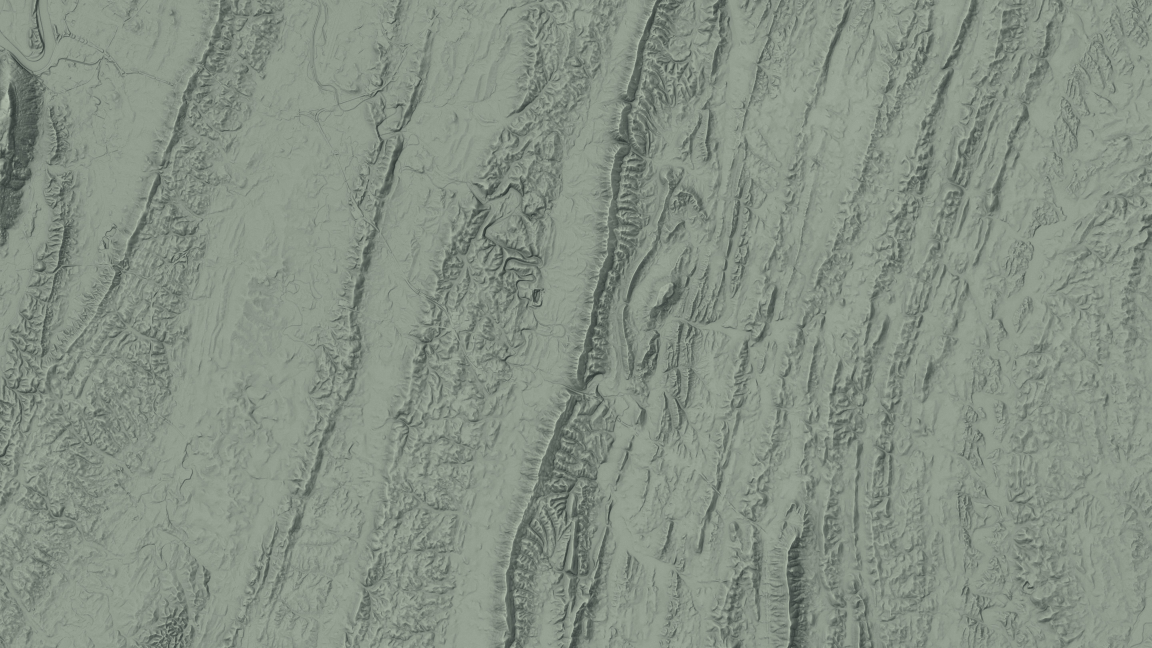
#> input picture cleburne/assets/ringgold_hd_lift_plain.jpg, 5760 x 3240 px, given in place of bg_th.png, which was not available (shown at 1/5 size)
$ python make_thumb_C_name.py out.png
#> lines starting #> are read from the running program, lines starting #| are printed output that depends on the picture
import numpy as np, sys
from PIL import Image, ImageDraw, ImageFont, ImageFilter, ImageEnhance
from scipy import ndimage
D='/tmp/claude-0/-home-user-battle-maps/425685c4-6657-5109-8b39-25dbef768324/scratchpad/fr/'
FONT='/home/user/battle-maps/cleburne/tools/oswald-latin-700-normal.ttf'
OUT=sys.argv[1]
W,H=1280,720
X0,Y0=260,195
# --- background: Tunnel Hill counterattack frame, warmed + brightened
bg=Image.open(D+'bg_th.png').convert('RGB').crop((X0,Y0,X0+1573,Y0+885)).resize((W,H),Image.LANCZOS)
a=np.asarray(bg).astype(np.float32)/255
lum=a.mean(2,keepdims=True)
warm=np.array([1.0,0.80,0.45])  # golden
mx=a.max(2,keepdims=True);mn=a.min(2,keepdims=True);sat=(mx-mn)/(mx+1e-3)
#> after `sat = (mx - mn) / (mx + 0.001)`:
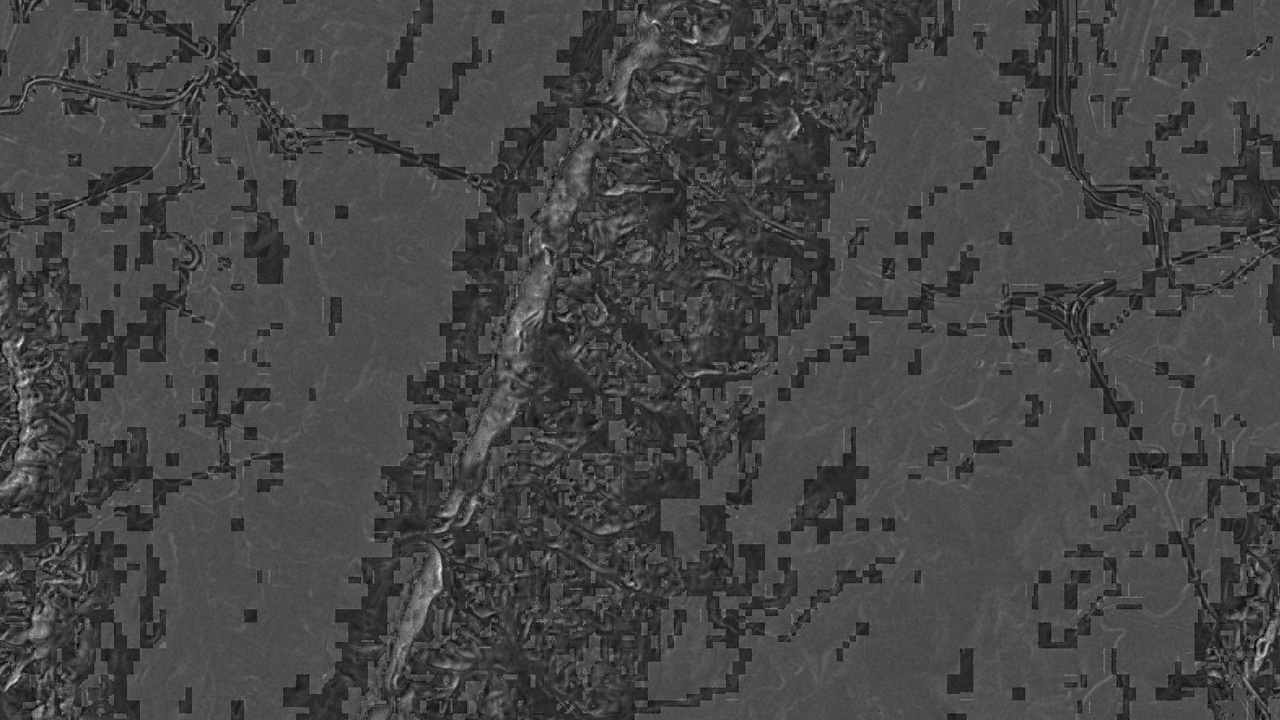
#> sat: shape (720, 1280, 1) float32; min 0.0548, max 0.169, mean 0.0861; drawn with min black and max white
k=np.clip(1.6-sat*3.2,0,1)*0.68   # tint only the dull ground, keep markers/arrows/rivers vivid
#> k: shape (720, 1280, 1) float32; every value is 0.68
a=(1-k)*a+k*(lum*warm*1.9)
a=np.clip((a-0.04)*1.25,0,1)
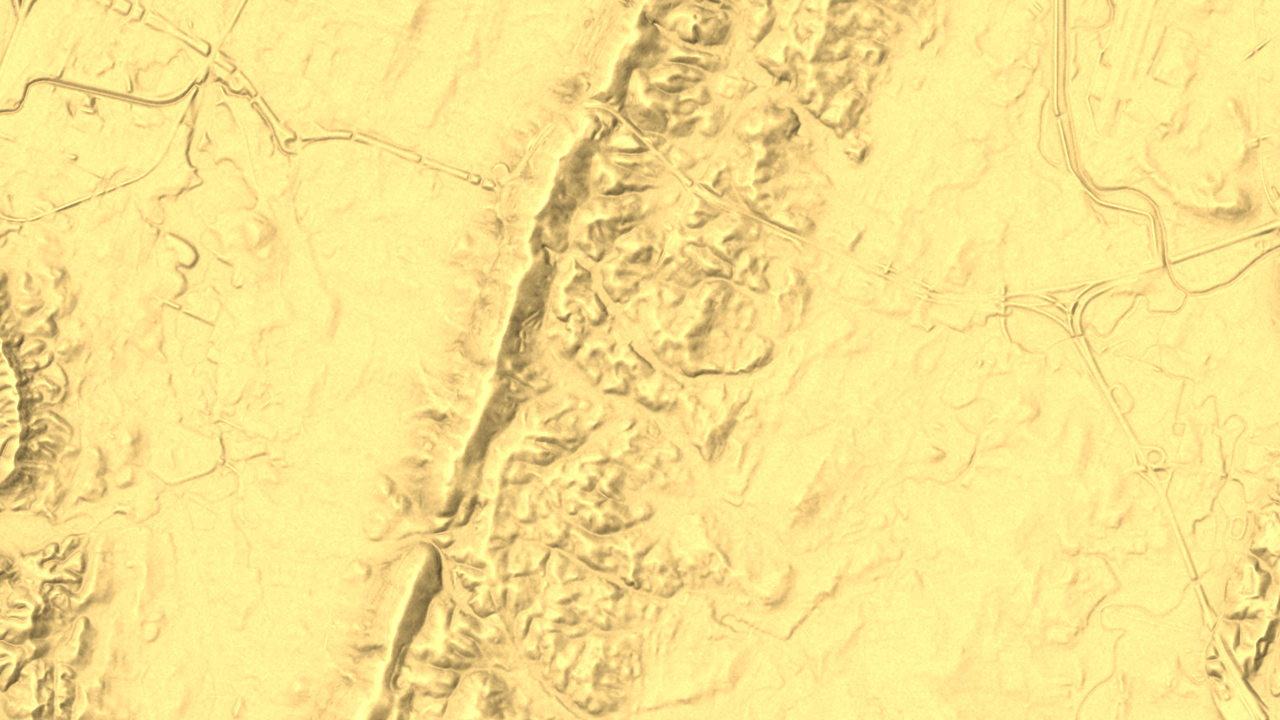
#> a: shape (720, 1280, 3) float64; mean R, G, B 0.975, 0.891, 0.561
# vignette light: brighter centre-left, darker edges
yy,xx=np.mgrid[0:H,0:W]
v=1-0.35*(((xx-470)/900)**2+((yy-330)/560)**2)
a=np.clip(a*v[...,None],0,1)
bg=Image.fromarray((a*255).astype(np.uint8))
bg=ImageEnhance.Contrast(bg).enhance(1.1)
# right side warm glow behind portrait
glow=Image.new('L',(W,H),0); gd=ImageDraw.Draw(glow); gd.ellipse((780,-40,1360,640),fill=200); glow=glow.filter(ImageFilter.GaussianBlur(90))
#> after `glow = Image.new('L', (W, H), 0)`: glow: PIL image 1280x720 L; every value is 0
#> after `glow = glow.filter(ImageFilter.GaussianBlur(90))`:
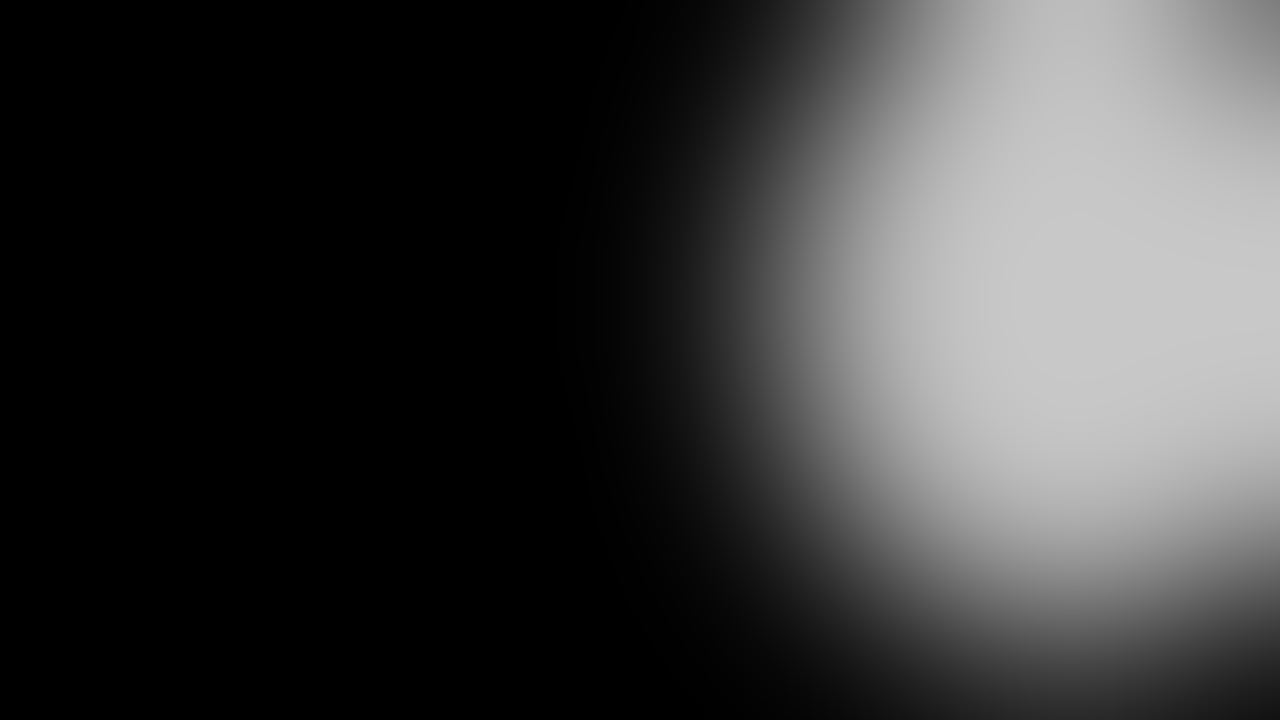
#> glow: PIL image 1280x720 L; min 0, max 200, mean 58.7
bg=Image.composite(Image.new('RGB',(W,H),(255,196,110)),bg,glow)
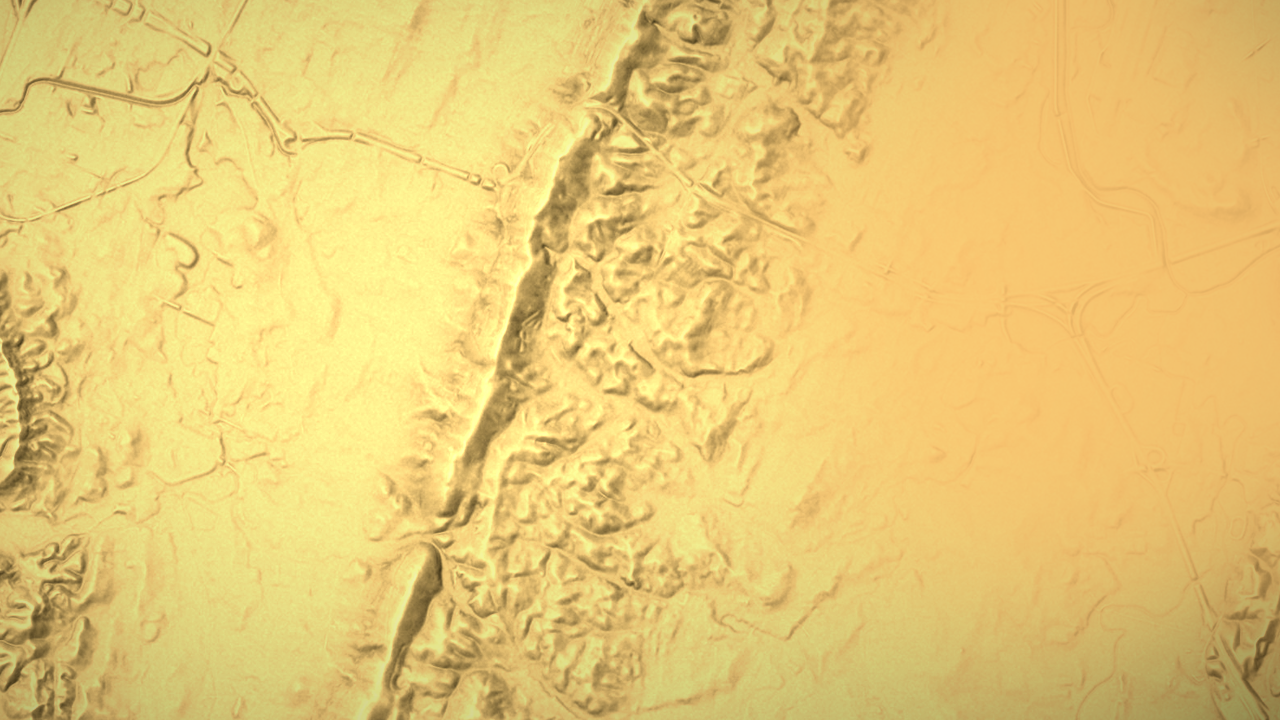
#> bg: PIL image 1280x720 RGB; mean R, G, B 230.8, 200.4, 117.3
# --- portrait cutout
cut=Image.open(D+'cut_isnet-general-use.png')
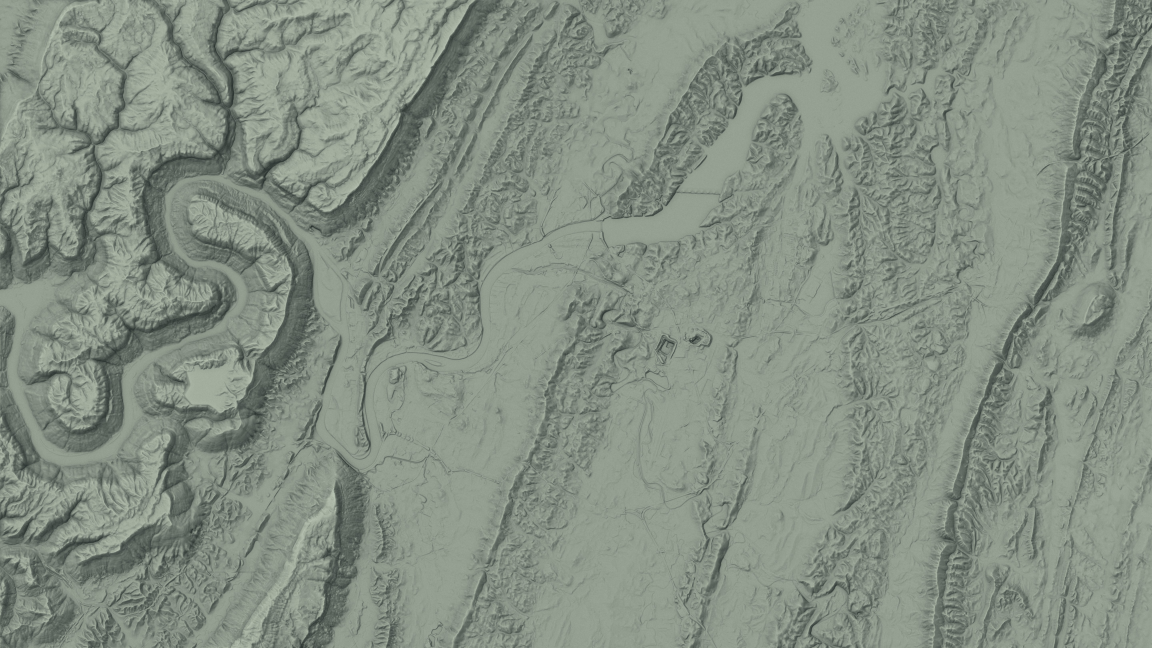
#> input picture cleburne/assets/tunnel_hd_lift_plain.jpg, 5760 x 3240 px, given in place of cut_isnet-general-use.png, which was not available (shown at 1/5 size)
#> cut is the input picture: PIL image 5760x3240 RGB; mean R, G, B 132.5, 143, 131.1
#> (the run stopped early here; a loop or call above may not have finished)
